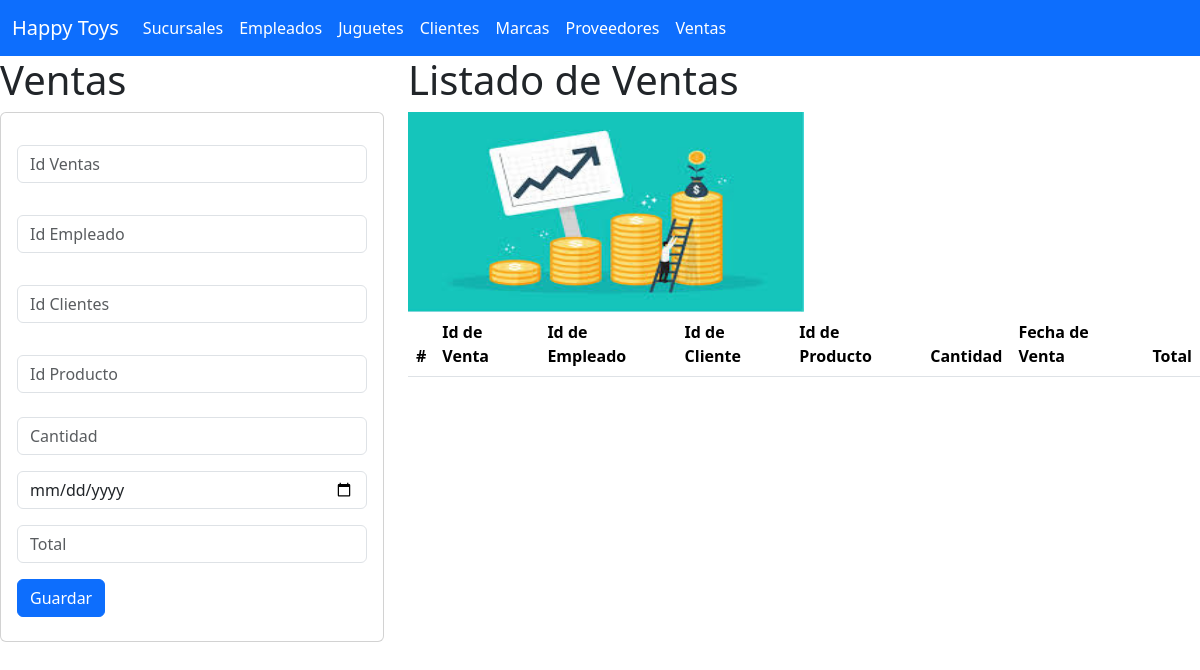
Page /ventas on the earlier database version.
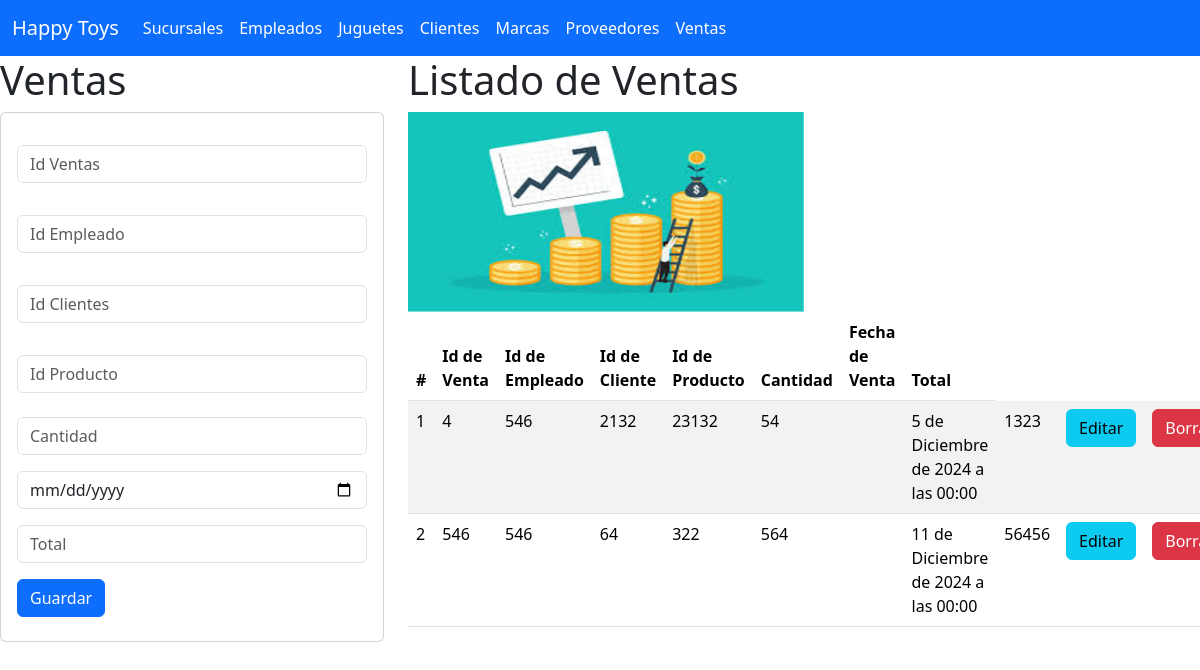
Same page on the later database version.
### ventas_app/models.py (models this page shows)
class Ventas(models.Model):
    id_ventas = models.IntegerField()
    id_empleado = models.IntegerField()
    id_cliente = models.IntegerField()
    id_producto = models.IntegerField()
    cantidad = models.IntegerField()
    fecha_venta = models.DateTimeField()
    total = models.IntegerField()

### ventas_app/views.py (the view)
# urls.py: path('ventas', views.inicio_vistaVentas, name='ventas'),
def inicio_vistaVentas (request):
    ventas = Ventas.objects.all()
    return render(request, 'gestionarVentas.html', {'misVentas' : ventas})

### ventas_app/templates/gestionarVentas.html (shortened to what this page needs)
{% extends "base.html" %}
{% load static %}
{% block cuerpo %}
<div class="row">
  <div class="col-sm-12 col-md-4 col-lg-4 col-xl-4">
    <h1>Ventas</h1>
    <div class="card">
      <div class="card-body">
        <form action="/registrarVentas/" method="POST">
          <div class="from-group py-3">
            <input type="number"  id="txtid_ventas"  name="txtid_ventas" class="form-control"  placeholder="Id Ventas" required/>
          </div>
          <div class="from-group py-3">
            <input type="number"  id="txtid_empleado"  name="txtid_empleado" class="form-control"  placeholder="Id Empleado" required/>
          </div>
          <div class="from-group py-3">
            <input type="number"  id="txtid_cliente"  name="txtid_cliente" class="form-control"  placeholder="Id Clientes" required/>
          </div>
          <div class="from-group py-3">
            <input type="number"  id="txtid_producto"  name="txtid_producto" class="form-control"  placeholder="Id Producto" required/>
          </div>
          <div class="from-group py-2">
            <input type="number"  id="txtcantidad"  name="txtcantidad" class="form-control"  placeholder="Cantidad"  required/>
          </div>
          <div class="from-group py-2">
            <input type="date"  id="txtfecha_venta"  name="txtfecha_venta" class="form-control"  placeholder="Fecha de venta"  required/>
          </div>
          <div class="from-group py-2">
            <input type="number"  id="txttotal"  name="txttotal" class="form-control"  placeholder="Total"   required/>
          </div>
          <div class="from-group py-2">
            <button type="submit" class="btn btn-primary">Guardar</button>
          </div>
        </form>
      </div>
    </div>
  </div>
  <div class="col-sm-12 col-md-8 col-lg-8 col-xl-8">
    <h1>Listado de Ventas</h1>
    <img class="w-50" src="{% static 'img/ventas.jpg' %}" alt="Trulli" width="200" height="200">
    <div class="table-responsive">
      <table class="table table-striped">
        <thead>
          <tr>
            <th scope="col">#</th>
            <th scope="col">Id de Venta</th>
            <th scope="col">Id de Empleado</th>
            <th scope="col">Id de Cliente</th>
            <th scope="col">Id de Producto</th>
            <th scope="col">Cantidad</th>
            <th scope="col">Fecha de Venta</th>
            <th scope="col">Total</th>
          </tr>
        </thead>
        <tbody>
          {% for m in misVentas %}
          <tr>
            <td>{{forloop.counter}}</td>
            <td>{{m.id_ventas}}</td>
            <td>{{m.id_empleado}}</td>
            <td>{{m.id_cliente}}</td>
            <td>{{m.id_producto}}</td>
            <td>{{m.cantidad}}</td>
            <td>{{m.horario}}</td>
            <td>{{m.fecha_venta}}</td>
            <td>{{m.total}}</td>
            <td>
              <a href="seleccionarVentas/{{m.id_ventas}}" class="btn btn-info">Editar</a>
            </td>
            <td>
              <a href="borrarVentas/{{m.id_ventas}}" class="btn btn-danger">Borrar</a>
            </td>
          </tr>
          {% endfor %}
        </tbody>
      </table>
    </div>
  </div>
</div>
{% endblock %}

Differences in the rows shown:
added Ventas: id_ventas "4", id_empleado "546", id_cliente "2132", id_producto "23132", cantidad "54", fecha_venta "5 de Diciembre de 2024 a las 00:00", total "1323"
added Ventas: id_ventas "546", id_empleado "546", id_cliente "64", id_producto "322", cantidad "564", fecha_venta "11 de Diciembre de 2024 a las 00:00", total "56456"
